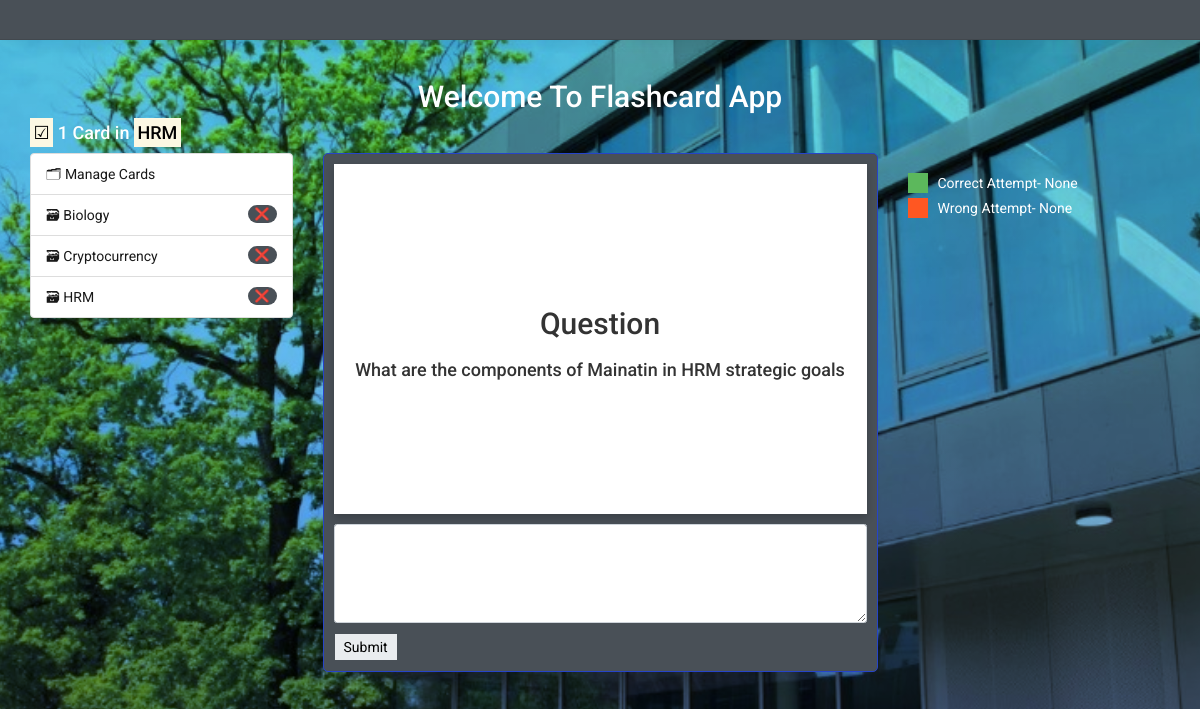
The app's page /deck/HRM with its own data.
### cards/models.py (models this page shows, shortened)
class Card(models.Model):
    question = models.TextField()
    answer = models.TextField()
    deck = models.ForeignKey(Deck, on_delete=models.CASCADE)
    box = models.IntegerField(
        choices=zip(BOXES, BOXES),
        default=BOXES[0],
    )
    date_created = models.DateTimeField(auto_now_add=True)

class Deck(models.Model):
    name = models.CharField(max_length=100)
    def __str__(self):
        return self.name

### cards/views.py (the view, shortened to what this page needs)
class BoxView(CardListView):
    template_name = "cards/box.html"
    form_class = CardCheckForm
    def get_queryset(self):
        card_ids = filter_learning_history()
        logger = logging.getLogger(__name__)
        logger.info(f"card_ids: {card_ids}")
        deck = Deck.objects.get(name=self.kwargs["deck"])
        return Card.objects.filter(deck=deck).exclude(id__in=card_ids)
    def get_context_data(self, **kwargs):
        context = super().get_context_data(**kwargs)
        card_list = list(self.get_queryset())
        if self.object_list:
            context["check_card"] = random.choice(self.object_list)
        return context

### cards/templatetags/cards_tags.py (called while the page is built)
@register.inclusion_tag("cards/box_links.html")
@register.inclusion_tag("cards/box_links.html")
def decks_as_links():
    decks = Deck.objects.all()
    return {'decks':decks}

### cards/views.py (called while the page is built)
def filter_learning_history():
    time_threshold = timezone.now() - timedelta(hours=48)
    recent_known_records = LearningHistory.objects.filter(
        queried_at__gte=time_threshold,
        known=True
    )
    card_counts = recent_known_records.values('card').annotate(card_count=Count('card')).filter(card_count__gte=2)
    print( card_counts)
    card_ids = [entry['card'] for entry in card_counts]
    filtered_records = LearningHistory.objects.filter(card__in=card_ids, queried_at__gte=time_threshold, known=True)
    return card_ids

    def get_context_data(self, **kwargs):
        context = super().get_context_data(**kwargs)
        name = self.request.session.get('name')
        wrong = self.request.session.get('wrong')
        correct = self.request.session.get('correct')
        context['name'] = name
        context['wrong'] = wrong
        context['correct'] = correct
        return context

### cards/templates/cards/box.html
{% extends "cards/base.html" %}
{% load humanize %}
{% block content %}
    <h4><mark>&#x2611;</mark> <span class="mywhite"> {{ object_list | length }} Card{{ object_list | pluralize }} in </span><span><mark>{{check_card.deck}}</mark></span></h4>
    {% if check_card %}
        {% include "cards/card.html" with card=check_card %}
    {% else %}
    {% include "cards/card.html" with card=check_card %}
    {% endif %}
{% endblock content %}

### cards/templates/cards/card.html (shortened to what this page needs)
<div class="row">
    <div class="col-md-3">
        {% include "navigation.html" %}
    </div>
    <div class="col-md-6">
       <article>
       <div class="row">
        <div class="col-md-12 center">
            <div class="flip-card">
                <div class="flip-card-inner">
                    <div class="flip-card-front">
                        <h2>
                            {% if card.question %}
                             Question
                             {% else %}
                             No Question Yet
                            {% endif %}
                            </h2>
                        <h4>{{ card.question }}</h4>
                    </div>
                    <div class="flip-card-back">
                        <h2>Reveal Answer</h2>
                        <h4 class="cardanswer">{{ card.answer }}</h4>
                    </div>
                </div>
            </div>
        </div>
       </div>
            {% if check_card %}
                <div class="row">
                    <div class="col-md-12 ">
                        <textarea class="" id="tryanswer" rows="3"></textarea>
                    </div>
                </div>
            <div class="row" >
                <div class="col-md-4 ">
                <button type="button" id="revealanswer" class="reaveal">Submit</button>
               </div>
            <div class="col-md-4" >
            </div>
             <div class="col-md-4 justify-content-end" >
                 </div>
            </div>
            {% endif %}
        </article>
    </div>
    <div class="col-md-3">
        <div class="legend">
            <div class="legend-item">
                <span class="color-box1"></span>
                <span class="legend-text mywhite">Correct Attempt- {{ correct }}</span>
            </div>
            <div class="legend-item">
                <span class="color-box2"></span>
                <span class="legend-text mywhite">Wrong Attempt- {{ wrong}}</span>
            </div>
    </div>
</div>

### cards/templates/cards/box_links.html (shortened to what this page needs)
{% load humanize %}
{% for deck in decks %}
<li class="list-group-item d-flex justify-content-between align-items-center">
    <a href="{% url 'deck' deck=deck.name %}">
        🗃 {{ deck  }}
    </a>
    <a data-id="{{deck.id}}" data-name="{{ deck.name }}" class="myBtn badge badge-primary badge-pill" >❌</a>
  </li>
{% endfor %}

### cards/static/css/styles.css (style rules this page uses)
body { position: relative; margin: 0; padding: 0; height: 100vh; display: block; background-image: url('../image/bg1.jpeg'), linear-gradient(to bottom, rgba(0, 255, 234, 0.5), rgba(0, 70, 255, 0.5)); background-size: cover, cover; background-position: center, center; background-blend-mode: multiply; background-repeat: no-repeat; font-family: 'Roboto', sans-serif; background-attachment: fixed; }
.flip-card { background-color: transparent; height: 350px; perspective: 1000px; }
.flip-card-inner { position: relative; width: 100%; height: 100%; text-align: center; transition: transform 0.6s; transform-style: preserve-3d; box-shadow: 0 4px 8px 0 rgba(0, 0, 0, 0.2); }
.flip-card-front, .flip-card-back { position: absolute; width: 100%; height: 100%; backface-visibility: hidden; display: flex; justify-content: center; align-items: center; flex-direction: column; }
.flip-card-front { background-color: #fff; color: linear-gradient(rgb(35, 0, 33, 0.5) 50%, rgb(0, 10, 35, 0.5) 500%); padding: 8px; font-weight: bold; }
.flip-card-back { background-color: #fff; color: linear-gradient(rgb(35, 0, 33, 0.5) 50%, rgb(0, 10, 35, 0.5) 500%); transform: rotateY(180deg); font-weight: bold; padding: 8px; }
.reaveal { border: 1px solid var(--primary-color); background-color: #e9ecef; color: black; padding: .5rem .9rem; line-height: normal; text-decoration: none; }
.mywhite { color: white; }
.badge { display: inline-block; min-width: 10px; padding: 3px 7px; font-size: 12px; font-weight: 700; line-height: 1; color: #fff; text-align: center; white-space: nowrap; vertical-align: middle; background-color: var(--primary-color) !important; border-radius: 10px; }
article, fieldset, dialog { border: 1px solid #2644c9; border-radius: 5px; margin-bottom: 1rem; padding: 1rem; background: var(--primary-color) !important; }
.legend { margin-top: 20px; display: flex; flex-direction: column; align-items: flex-start; }
.legend-item { display: flex; align-items: center; margin-bottom: 5px; }
.color-box1 { width: 20px; height: 20px; display: inline-block; margin-right: 10px; background-color: var(--secondary-color) }
.color-box2 { width: 20px; height: 20px; display: inline-block; margin-right: 10px; background-color: var(--accent-color) }
.legend-text { font-size: 14px; }

### cards/templates/cards/base.html (style rules this page uses)
:root { --primary-color: #495057; --secondary-color: #5cb85c; --accent-color: #FF5722; }
a,a:visited { color: white; }
.list-group-item a { color: #181818; }
textarea { width: 100%; height: 99px; margin: auto; margin-top: 10px; margin-bottom: 10px; display: block; padding: .375rem .75rem; font-size: 1.5rem; line-height: 1.5; color: #495057; background-color: #fff; background-clip: padding-box; border: 1px solid #ced4da; border-radius: .25rem; transition: border-color .15s ease-in-out, box-shadow .15s ease-in-out; }
article { z-index: 1 }

### records on screen
Card: deck "HRM", question "What are the components of Mainatin in HRM strategic goals"
Deck: name "Biology"
Deck: name "Cryptocurrency"
Deck: name "HRM"

### other values on screen
{{ object_list | length }} "1"
{{ correct }} "None"
{{ wrong }} "None"
